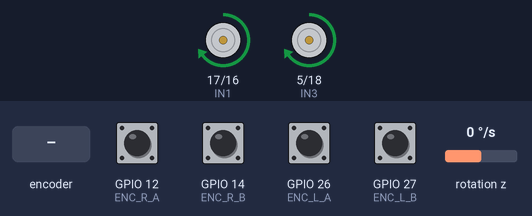
A sketch run on a simulated ESP32. On the bench: motor-driver pin pairs drawn as motors (green arrow = first pin HIGH = forward, orange = second pin HIGH = backward, longer = more drive, scaled by the enable pin). Wiring (inferred from the names in the program): MPU-6050 motion sensor at I2C address 0x68. The inputs (shaded band) are chosen by the test bench; at power-on: GPIO 12 (ENC_R_A), GPIO 14 (ENC_R_B), GPIO 26 (ENC_L_A), GPIO 27 (ENC_L_B) HIGH, rotation z 0 °/s. What the sketch prints to the serial monitor is not drawn.

Above: at 2.26 s.
2.3 s: rotary encoder on GPIO 12 (ENC_R_A) / GPIO 14 (ENC_R_B) turned 1 step (first pin leading)
5.3 s: GPIO 26 (ENC_L_A) pulled LOW for 1 s
At 8.1 s:
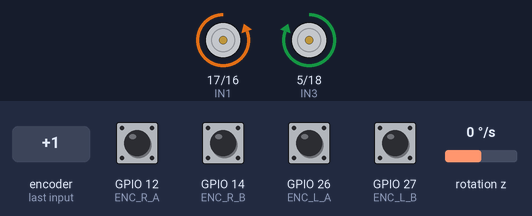
8.3 s: GPIO 26 (ENC_L_A) pulled LOW for 0.15 s
At 10.75 s:
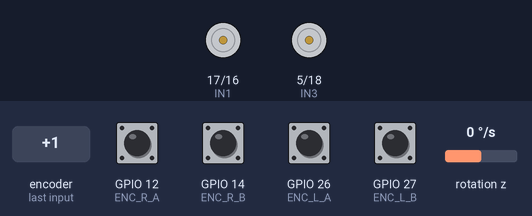
11.4 s: rotary encoder on GPIO 12 (ENC_R_A) / GPIO 14 (ENC_R_B) turned 1 step (first pin leading)
At 13.5 s:
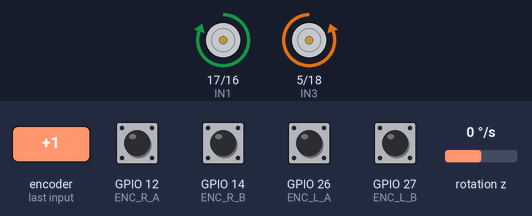
14.4 s: rotation z set to -192 °/s
At 16.02 s:
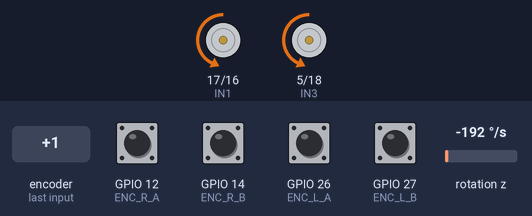
17.4 s: rotation z set to 100 °/s
Timing chart, 0 to 21.4 s (numbered marks = the images above; inputs shaded):
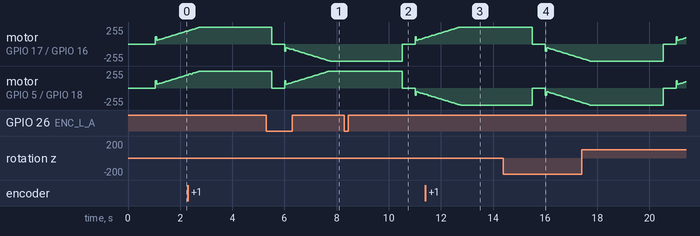

The sketch:

debug_odometry.ino
```cpp
#include <Arduino.h>
#include <Wire.h>

// ============================================
//                PIN DEFINITIONS
// ============================================

// --- L298N Motor Driver ---
#define ENA 4
#define IN1 17 // UPDATED
#define IN2 16 // UPDATED
#define IN3 5
#define IN4 18
#define ENB 23

// --- Encoders ---
#define ENC_R_A 12
#define ENC_R_B 14
#define ENC_L_A 26
#define ENC_L_B 27

// --- MPU6050 ---
#define I2C_SDA 19
#define I2C_SCL 22

// ============================================
//          ROBOT PHYSICAL KINEMATICS
// ============================================
const float WHEEL_DIAMETER = 0.070; // meters (70mm, confirmed)
const float TRACK_WIDTH = 0.235;    // meters (center-to-center wheel contact patches)

float ENCODER_PPR = 472.0; // Calibrated: manual wheel rotation measurement

const float PI_VAL = 3.14159265359;
const float WHEEL_CIRCUMFERENCE = PI_VAL * WHEEL_DIAMETER;
float DISTANCE_PER_TICK = WHEEL_CIRCUMFERENCE / ENCODER_PPR;

// ============================================
//             CLOSED LOOP PID
// ============================================
// These values are starting points. You may need to tune them!
// Our PID operates on 'meters per second' errors.
// Example: If error is 0.1 m/s, Kp * 0.1 = 30 PWM.
float Kp = 300.0; // Proportional
float Ki = 800.0; // Integral
float Kd = 20.0;  // Derivative

float targetSpeedL = 0.0; // in m/s
float targetSpeedR = 0.0; // in m/s

float actualVelL = 0.0;
float actualVelR = 0.0;

float integralL = 0.0;
float integralR = 0.0;
float prevErrorL = 0.0;
float prevErrorR = 0.0;

float currentPwmL = 0;
float currentPwmR = 0;

// Maximum integral windup limit (to prevent the I-term from exploding if wheels
// are stuck)
float maxIntegral = 255.0 / Ki;

// ============================================
//            GLOBAL VARIABLES
// ============================================

// Encoders Counters
volatile long countLeft = 0;
volatile long countRight = 0;

// Variables to calculate deltas
long lastCountLeft = 0;
long lastCountRight = 0;

// Odometry Pose (Global coordinate frame)
float x_pos = 0.0;
float y_pos = 0.0;
float theta_pos = 0.0;

// Loop timing
unsigned long stateStartTime = 0;
unsigned long lastPIDTime = 0;
unsigned long lastPrintTime = 0;
int mainState = 0;

const int MPU_ADDR = 0x68;
int16_t GyZ;

// ============================================
//        ENCODER INTERRUPT ROUTINES
// ============================================
void IRAM_ATTR isrLeft() {
  int a = digitalRead(ENC_L_A);
  int b = digitalRead(ENC_L_B);
  if (a == b)
    countLeft--;   // Inverted: encoder was reading opposite sign
  else
    countLeft++;
}

void IRAM_ATTR isrRight() {
  int a = digitalRead(ENC_R_A);
  int b = digitalRead(ENC_R_B);
  if (a == b)
    countRight++;
  else
    countRight--;
}

// ============================================
//                 SETUP
// ============================================
void setup() {
  Serial.begin(115200);
  delay(1000);

  Serial.println("Starting Closed Loop PID + Odometry Script...");

  // Select motors
  pinMode(ENA, OUTPUT);
  pinMode(IN1, OUTPUT);
  pinMode(IN2, OUTPUT);
  pinMode(IN3, OUTPUT);
  pinMode(IN4, OUTPUT);
  pinMode(ENB, OUTPUT);

  // Stop initially
  digitalWrite(IN1, LOW);
  digitalWrite(IN2, LOW);
  digitalWrite(IN3, LOW);
  digitalWrite(IN4, LOW);
  analogWrite(ENA, 0);
  analogWrite(ENB, 0);

  // Encoders
  pinMode(ENC_L_A, INPUT_PULLUP);
  pinMode(ENC_L_B, INPUT_PULLUP);
  pinMode(ENC_R_A, INPUT_PULLUP);
  pinMode(ENC_R_B, INPUT_PULLUP);
  attachInterrupt(digitalPinToInterrupt(ENC_L_A), isrLeft, CHANGE);
  attachInterrupt(digitalPinToInterrupt(ENC_R_A), isrRight, CHANGE);

  // MPU6050
  Wire.begin(I2C_SDA, I2C_SCL);
  Wire.beginTransmission(MPU_ADDR);
  Wire.write(0x6B);
  Wire.write(0);
  Wire.endTransmission(true);

  stateStartTime = millis();
  lastPIDTime = millis();
}

// ============================================
//         MOTOR APPLICATION FUNCTION
// ============================================
// Converts signed PID output into physical Direction + PWM
void applyMotorSpeeds(float outL, float outR) {
  // Left Motor
  if (outL >= 0) {
    digitalWrite(IN1, HIGH);
    digitalWrite(IN2, LOW);
  } else {
    digitalWrite(IN1, LOW);
    digitalWrite(IN2, HIGH);
    outL = -outL; // make positive for PWM
  }

  // Right Motor
  if (outR >= 0) {
    digitalWrite(IN3, HIGH);
    digitalWrite(IN4, LOW);
  } else {
    digitalWrite(IN3, LOW);
    digitalWrite(IN4, HIGH);
    outR = -outR;
  }

  // Constrain to physical limits and write
  currentPwmL = constrain((int)outL, 0, 255);
  currentPwmR = constrain((int)outR, 0, 255);

  analogWrite(ENA, currentPwmL);
  analogWrite(ENB, currentPwmR);
}

// ============================================
//                  LOOP
// ============================================
void loop() {
  unsigned long currentTime = millis();

  // ------------------------------------------
  // 1. STATE MACHINE (Target Velocity Generator)
  // ------------------------------------------
  unsigned long elapsed = currentTime - stateStartTime;

  if (elapsed >= 5000) {
    stateStartTime = currentTime;
    mainState = (mainState + 1) % 4; // Forward -> Left -> Right -> Backward
  }

  // Target Speed Definition (e.g. 0.15 m/s)
  float baseSpeed = 0.15;
  const char *directionStr = "";

  switch (mainState) {
  case 0: // FORWARD
    targetSpeedL = baseSpeed;
    targetSpeedR = baseSpeed;
    directionStr = "FORWARD";
    break;
  case 1: // TURN LEFT (Left wheel back, Right wheel fwd)
    targetSpeedL = -baseSpeed;
    targetSpeedR = baseSpeed;
    directionStr = "LEFT";
    break;
  case 2: // TURN RIGHT
    targetSpeedL = baseSpeed;
    targetSpeedR = -baseSpeed;
    directionStr = "RIGHT";
    break;
  case 3: // REVERSE
    targetSpeedL = -baseSpeed;
    targetSpeedR = -baseSpeed;
    directionStr = "REVERSE";
    break;
  }

  // Fade out behavior during the last 0.5 sec of a state to mimic smooth
  // stopping
  if (elapsed > 4500) {
    targetSpeedL = 0;
    targetSpeedR = 0;
  }

  // ------------------------------------------
  // 2. PID & ODOMETRY LOOP (20Hz = Every 50ms)
  // ------------------------------------------
  if (currentTime - lastPIDTime >= 50) {
    float dt = (currentTime - lastPIDTime) / 1000.0;
    lastPIDTime = currentTime;

    // --- A. Read Encoders ---
    long currentLeft = countLeft;
    long currentRight = countRight;
    long dLeftTicks = currentLeft - lastCountLeft;
    long dRightTicks = currentRight - lastCountRight;

    lastCountLeft = currentLeft;
    lastCountRight = currentRight;

    // --- B. Odometry & Velocity Calculation ---
    float distLeft = dLeftTicks * DISTANCE_PER_TICK;
    float distRight = dRightTicks * DISTANCE_PER_TICK;

    actualVelL = distLeft / dt;
    actualVelR = distRight / dt;

    float dCenter = (distLeft + distRight) / 2.0;
    float dTheta = (distRight - distLeft) / TRACK_WIDTH;

    x_pos += dCenter * cos(theta_pos + (dTheta / 2.0));
    y_pos += dCenter * sin(theta_pos + (dTheta / 2.0));
    theta_pos += dTheta;

    while (theta_pos > PI_VAL)
      theta_pos -= 2.0 * PI_VAL;
    while (theta_pos < -PI_VAL)
      theta_pos += 2.0 * PI_VAL;

    // --- C. PID Core Calculation ---
    float errorL = targetSpeedL - actualVelL;
    float errorR = targetSpeedR - actualVelR;

    // Integrate with Anti-Windup
    integralL += errorL * dt;
    integralR += errorR * dt;
    integralL = constrain(integralL, -maxIntegral, maxIntegral);
    integralR = constrain(integralR, -maxIntegral, maxIntegral);

    // Derivative
    float derivL = (errorL - prevErrorL) / dt;
    float derivR = (errorR - prevErrorR) / dt;
    prevErrorL = errorL;
    prevErrorR = errorR;

    // Final Output (translates target speed + error directly into a PWM offset)
    float outL = (Kp * errorL) + (Ki * integralL) + (Kd * derivL);
    float outR = (Kp * errorR) + (Ki * integralR) + (Kd * derivR);

    // If target is perfectly 0, force stop to prevent micro-jitter
    if (targetSpeedL == 0 && targetSpeedR == 0) {
      outL = 0;
      outR = 0;
      integralL = 0;
      integralR = 0;
    }

    // --- D. Apply to Motors ---
    applyMotorSpeeds(outL, outR);
  }

  // ------------------------------------------
  // 3. SERIAL TELEMETRY (10Hz)
  // ------------------------------------------
  if (currentTime - lastPrintTime >= 100) {
    lastPrintTime = currentTime;

    // Read MPU6050
    Wire.beginTransmission(MPU_ADDR);
    Wire.write(0x47); // GyZ
    Wire.endTransmission(false);
    Wire.requestFrom((uint16_t)MPU_ADDR, (uint8_t)2, true);
    if (Wire.available() == 2)
      GyZ = Wire.read() << 8 | Wire.read();

    float gyroYawSpeed = GyZ / 131.0;
    float thetaDeg = theta_pos * (180.0 / PI_VAL);

    // Dynamic clean printing
    Serial.printf("[%s] tgt: %.2fm/s | actL: %+.2fm/s actR: %+.2fm/s | PWM_L: "
                  "%3.0f PWM_R: %3.0f | X: %.2f Y: %.2f H: %6.1f° | G: %.1f\n",
                  directionStr, targetSpeedL, actualVelL, actualVelR,
                  currentPwmL, currentPwmR, x_pos, y_pos, thetaDeg,
                  gyroYawSpeed);
  }
}
```
